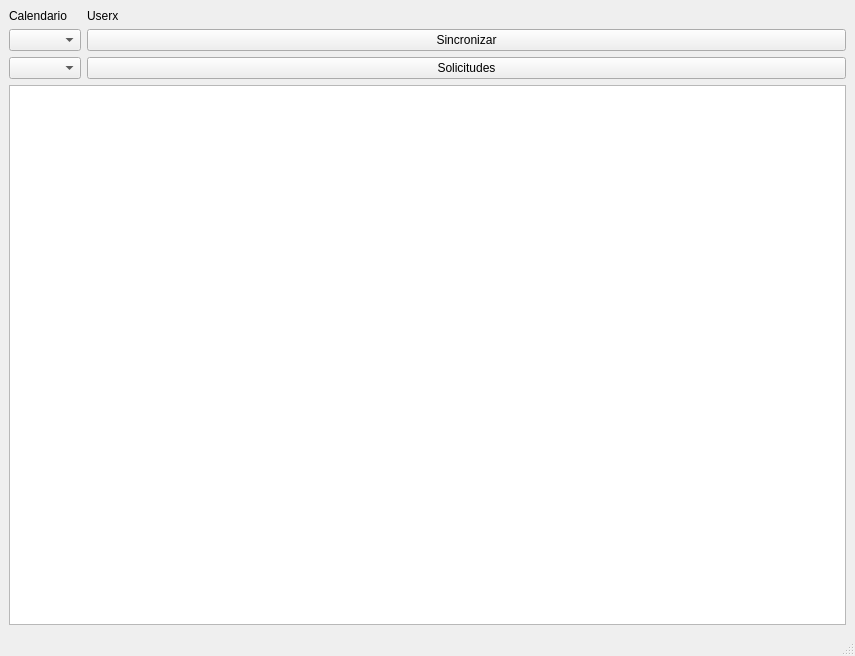
<?xml version="1.0" encoding="UTF-8"?>
<ui version="4.0">
 <class>MainWindow</class>
 <widget class="QMainWindow" name="MainWindow">
  <property name="geometry">
   <rect>
    <x>0</x>
    <y>0</y>
    <width>855</width>
    <height>656</height>
   </rect>
  </property>
  <property name="windowTitle">
   <string>MainWindow</string>
  </property>
  <widget class="QWidget" name="centralwidget">
   <layout class="QVBoxLayout" name="verticalLayout_2">
    <item>
     <layout class="QFormLayout" name="formLayout_2">
      <item row="0" column="0">
       <widget class="QLabel" name="label">
        <property name="text">
         <string>Calendario</string>
        </property>
       </widget>
      </item>
      <item row="0" column="1">
       <widget class="QLabel" name="userLabel">
        <property name="text">
         <string>Userx</string>
        </property>
       </widget>
      </item>
      <item row="1" column="0">
       <widget class="QComboBox" name="yearComboBox"/>
      </item>
      <item row="1" column="1">
       <widget class="QPushButton" name="syncButton">
        <property name="text">
         <string>Sincronizar</string>
        </property>
       </widget>
      </item>
      <item row="2" column="0">
       <widget class="QComboBox" name="monthComboBox"/>
      </item>
      <item row="2" column="1">
       <widget class="QPushButton" name="requestButton">
        <property name="text">
         <string>Solicitudes</string>
        </property>
       </widget>
      </item>
     </layout>
    </item>
    <item>
     <widget class="QTableWidget" name="customCalendarWidget">
      <property name="minimumSize">
       <size>
        <width>350</width>
        <height>50</height>
       </size>
      </property>
      <property name="maximumSize">
       <size>
        <width>16777215</width>
        <height>16777215</height>
       </size>
      </property>
     </widget>
    </item>
   </layout>
  </widget>
  <widget class="QMenuBar" name="menubar">
   <property name="geometry">
    <rect>
     <x>0</x>
     <y>0</y>
     <width>855</width>
     <height>22</height>
    </rect>
   </property>
  </widget>
  <widget class="QStatusBar" name="statusbar"/>
 </widget>
 <resources/>
 <connections/>
</ui>
